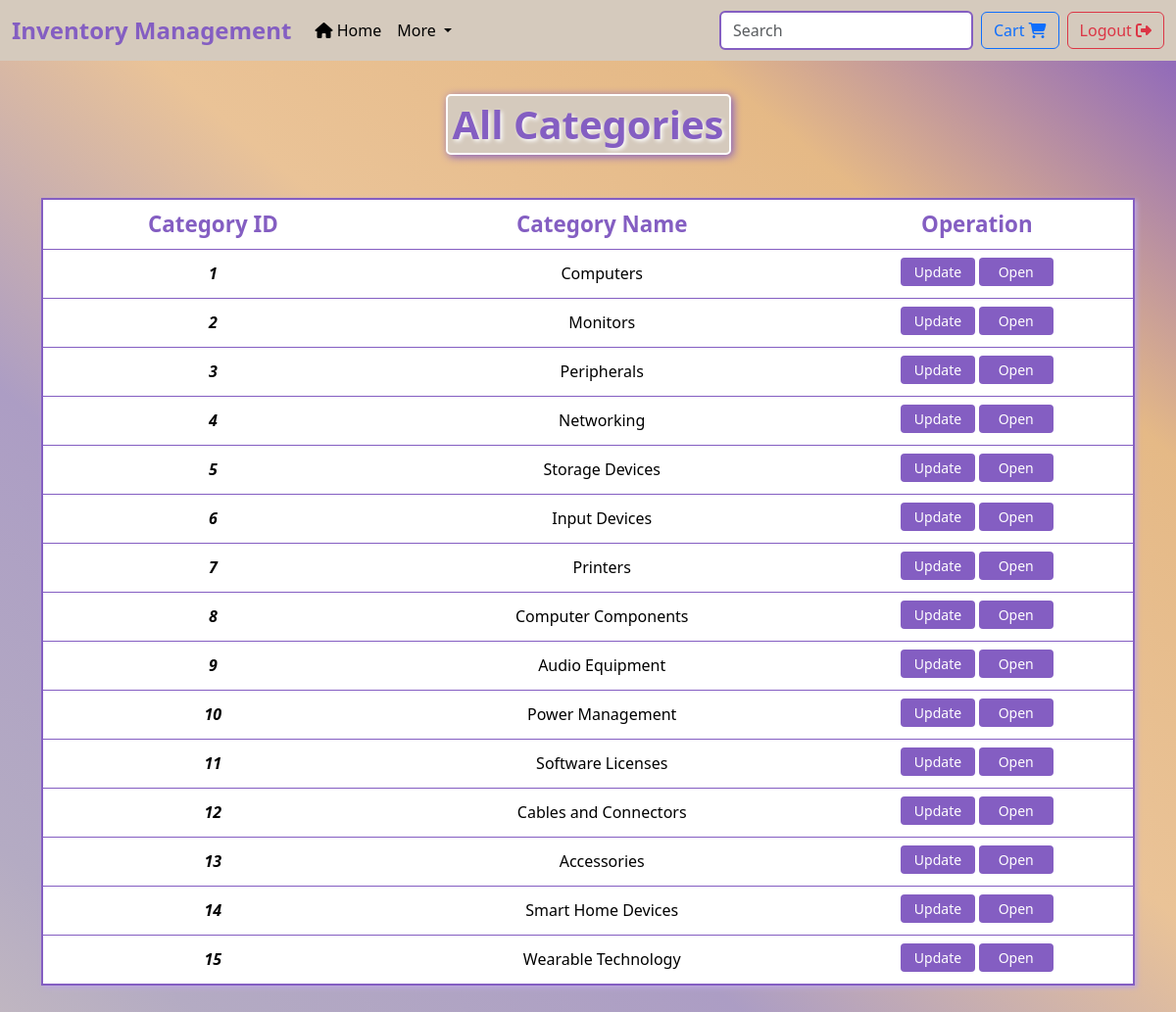
/categories (signed in), run on the app's committed database.
### model.py (models this page shows, shortened)
class Category(db.Model):
    catid = db.Column(db.Integer, primary_key=True, autoincrement=True)
    name = db.Column(db.String(200), nullable=False)
    items = db.relationship('Item', backref='category_ref', lazy=True)
    description = db.Column(db.Text)

### app.py (the view)
@app.route('/categories', methods=['GET'])
@login_required
def show_all_categories():
    cats = category_model.query.all()
    return render_template('showallcategories.html', cats=cats, currentuser=current_user)

### app.py (called while the page is built)
@lm.user_loader
def load_user(id):
    return user.query.get(int(id))

### templates/showallcategories.html (shortened to what this page needs)
{%extends 'base.html'%}  {%block body%}
<div>
    <div class="container">
        <br />
        <div style="text-align: center">
            <h1
                style="
                    text-align: center;
                    color: #845ec2;
                    margin-top: 10px;
                    margin-bottom: 20px;
                    border: 2px solid white;
                    background-color: #d5cabd;
                    border-radius: 5px;
                    box-shadow: 2px 2px 8px #845ec2;
                    padding: 5px;
                    text-shadow: 2px 2px 4px white;
                ">
                All Categories
            </h1>
        </div>
        <br />
        <table
            class="table table-hover align-middle"
            style="
                text-align: center;
                border: 2px solid #845ec2;
                box-shadow: 2px 2px 5px#bea7e3;
            ">
            <thead>
                <tr>
                    <th style="color: #845ec2; font-size: 1.4rem">
                        Category ID
                    </th>
                    <th style="color: #845ec2; font-size: 1.4rem">
                        Category Name
                    </th>
                    <th style="color: #845ec2; font-size: 1.4rem">Operation</th>
                </tr>
            </thead>
            <tbody>
                {% for cat in cats %}
                <tr>
                    <td class="max-width-td">
                        <i><strong>{{ cat.catid }}</strong></i>
                    </td>
                    <td>
                        <a>{{ cat.name }}</a>
                    </td>
                    <td>
                        {%if currentuser.role=='admin'%}
                        <a
                            href="{{url_for('updatecategory', catid=cat.catid)}}"
                            class="btn btn-primary btn-sm col-3 mb-1">
                            Update
                        </a>
                        {%endif%}
                        <a
                            href="{{url_for('opencategory',name=cat.name)}}"
                            class="btn btn-primary btn-sm col-3 mb-1">
                            Open
                        </a>
                    </td>
                </tr>
                {% endfor %}
            </tbody>
        </table>
        <br /><br />
    </div>
</div>
{%endblock%}

### static/css/main.css (style rules this page uses)
.btn-primary, .btn-primary:hover, .btn-primary:active, .btn-primary:visited { background-color: #845ec2; border: white; }
h1 { text-align: center; font-weight: bold; border: 2px solid black; box-shadow: 2px 2px 5px black; display: inline-block; padding: 1rem; }

### templates/base.html (style rules this page uses)
body { background: linear-gradient( 40deg, #d5cabd, #b4abc3, #ac9dc4, #eac397, #e5b986, #845ec2 ); }

### templates/showallcategories.html (style rules this page uses)
.max-width-td { max-width: 150px; overflow: hidden; text-overflow: ellipsis; }
.btn-primary, .btn-primary:hover, .btn-primary:active, .btn-primary:visited { background-color: #845ec2; border: white; }

### data on the page
Category: catid "1", name "Computers"
Category: catid "2", name "Monitors"
Category: catid "3", name "Peripherals"
Category: catid "4", name "Networking"
Category: catid "5", name "Storage Devices"
Category: catid "6", name "Input Devices"
Category: catid "7", name "Printers"
Category: catid "8", name "Computer Components"
Category: catid "9", name "Audio Equipment"
Category: catid "10", name "Power Management"
Category: catid "11", name "Software Licenses"
Category: catid "12", name "Cables and Connectors"
Category: catid "13", name "Accessories"
Category: catid "14", name "Smart Home Devices"
Category: catid "15", name "Wearable Technology"
